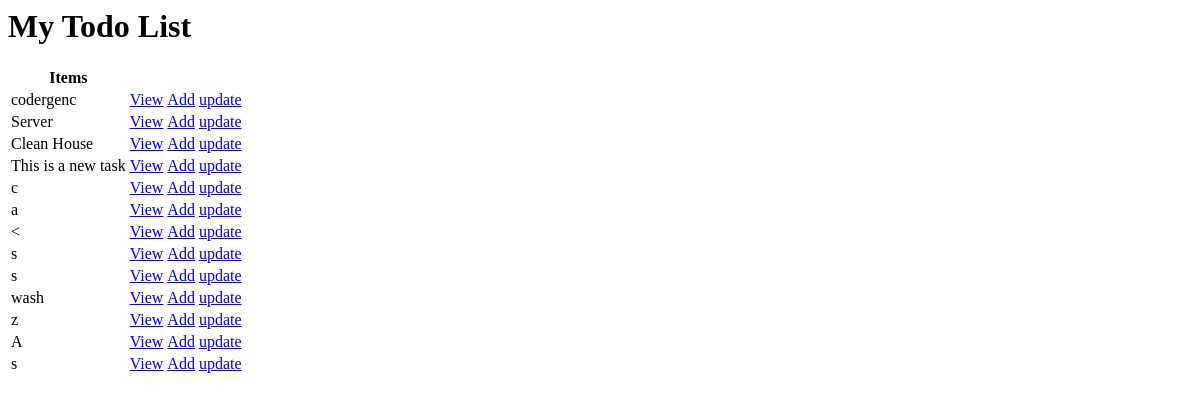
Before: / with the older database file.
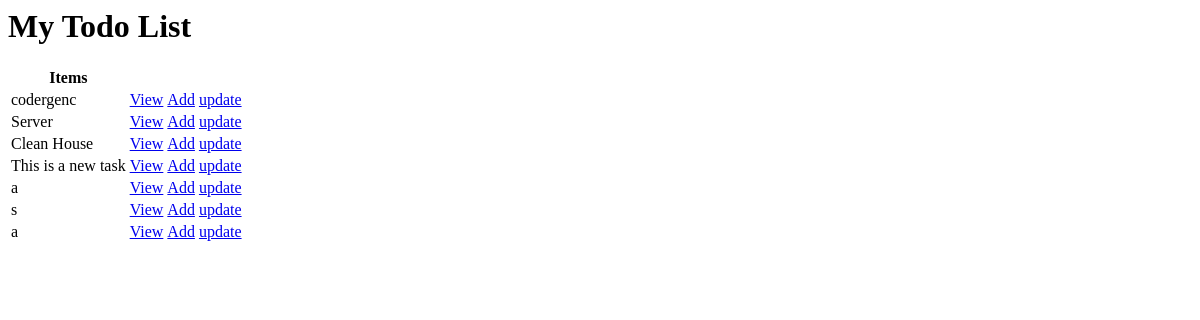
After: the same page with the newer database file.
### todo/models.py (models this page shows, shortened)
class Task(models.Model):
    user = models.ForeignKey(User, on_delete=models.CASCADE, null=True, blank=True)
    title = models.CharField(max_length=200, null=True)
    description = models.TextField(null=True, blank=True)
    complete = models.BooleanField(default=False)
    Timecreated = models.DateTimeField(auto_now_add=True)
    class Meta:
        ordering =['complete']

### todo/views.py (the view)
# urls.py: path('', TaskList.as_view(), name="task-list"),
class TaskList(ListView):
    model = Task
    context_object_name = 'task'

### todo/templates/todo/task_list.html
<h1>My Todo List</h1>
<table>
    <tr>
        <th>Items</th>
    </tr>
    {% for tasks in task %}
    <tr>
        <td>{{tasks.title}}</td>
        <td><a href="{% url 'tasks-detail' tasks.id %}">View</a></td>
        <td><a href="{% url 'task-create' %}">Add</a></td>
        <td><a href="{% url 'tasks-update' tasks.id %}">update</a></td>
    </tr>
    {% empty %}
    <h3>No items in list</h3>
    <a href="">Add New İtem</a>
    {% endfor %}
</table>

Changed rows visible on the page:
removed Task: title "c"
removed Task: title "<"
removed Task: title "s"
removed Task: title "wash"
removed Task: title "z"
removed Task: title "A"
removed Task: title "s"
added Task: title "a"
